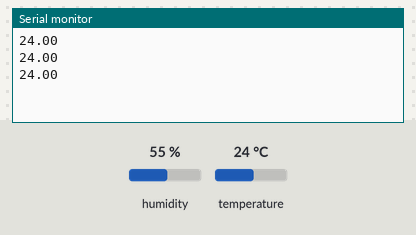
The sketch below on a simulated Arduino Uno, built with avr-gcc and run on an emulated ATmega328P. On the bench: the last lines printed to the serial monitor. Inputs (shaded band) come from the test bench; at power-on: temperature 24 °C, humidity 55 %.

Above: at 2.8 s.
2.9 s: temperature set to 12 °C
At 5.5 s:
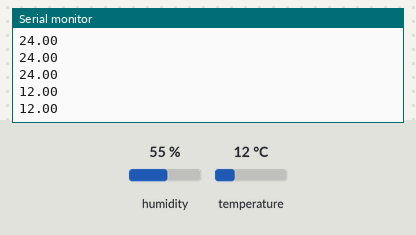
5.6 s: temperature set to 19 °C
At 6.9 s:
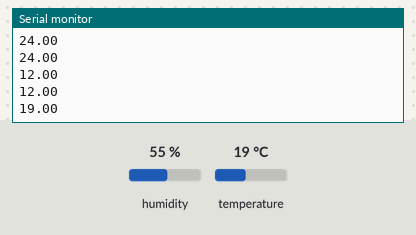
Timing chart, 0 to 8.6 s (numbered marks = the images above; inputs shaded):
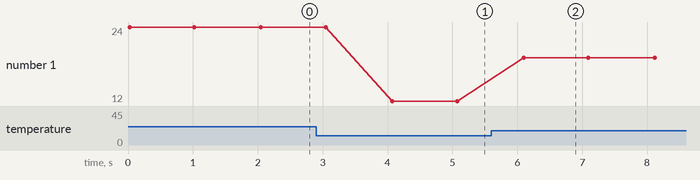

The sketch:

tp1-4.ino
```cpp
#include "Wire.h"
#include "DHT.h"

DHT dht(2, DHT11);

void setup() {

   Serial.begin(9600);
   dht.begin();
}

void loop() {
   float t = dht.readTemperature();

   Serial.println(t);

   delay(1000);
}
```

Measured:
- after the input at 2.9 s, the serial monitor: prints a new line after 1.2 s (image 1)
- after the input at 5.6 s, the serial monitor: prints a new line after 0.50 s (image 2)
- plotted number 1: 24 → 12 after the input at 2.9 s, 12 → 19 after the input at 5.6 s
